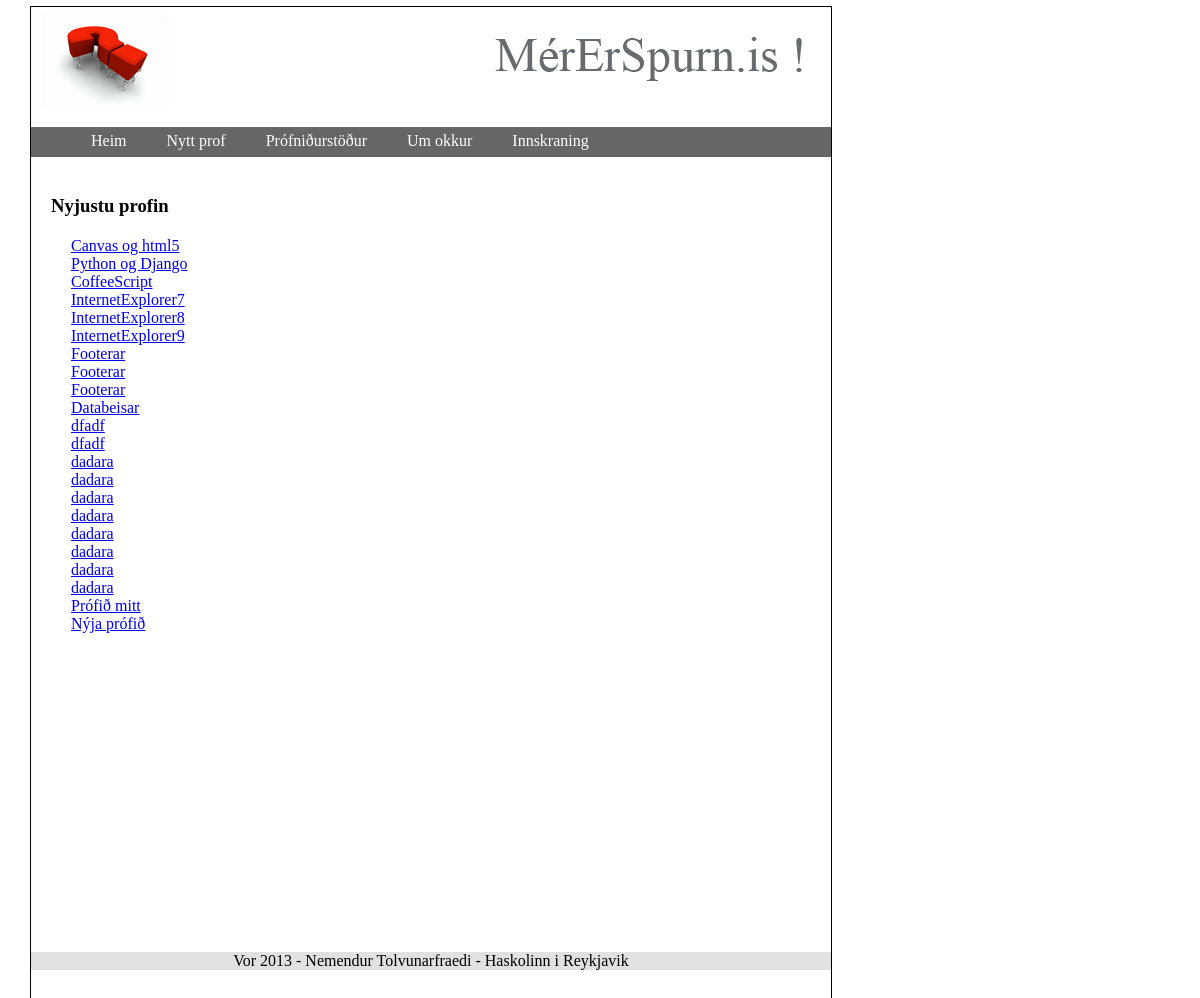
Before: / with the older database file.
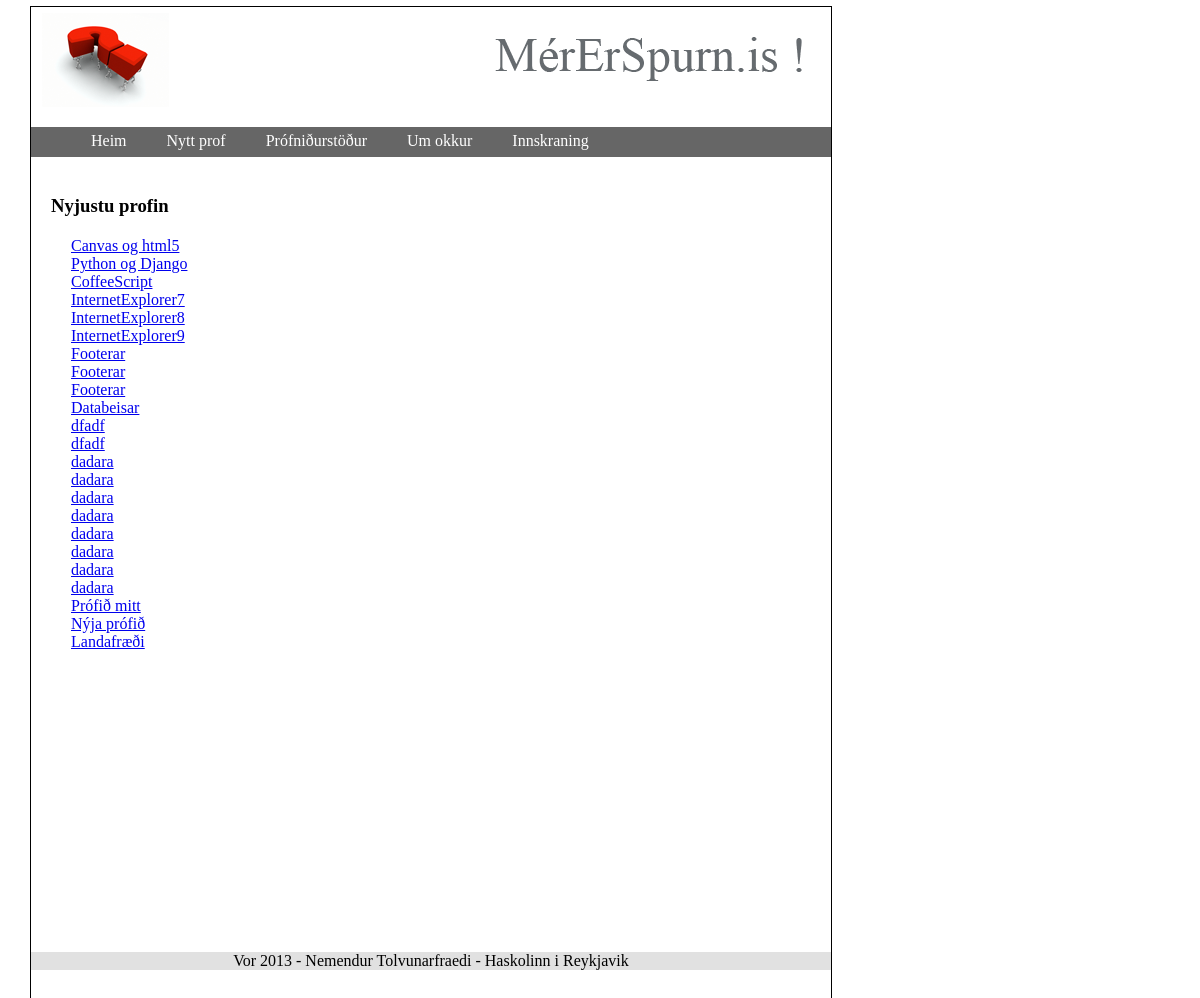
After: the same page with the newer database file.
### Exams/models.py (models this page shows)
class Exams(models.Model):
    name = models.CharField(max_length= 50)
    date_created = models.DateField(auto_now=True)
    date_opened = models.DateField()
    date_closed = models.DateField()

### Exams/views.py (the view)
# urls.py: url(r'^$', 'Exams.views.index', name='index'),
def index(request):
    all_exams = Exams.objects.all()
    currentuser = request.user
    mod = {"all_exams" : all_exams, "u" : currentuser, "loginout" : '/logout', "l" : "LogOut"}
    return render_to_response("index.html", mod)

### MyTestSite/templates/index.html (shortened to what this page needs)
<!DOCTYPE html>
<html>
    <head>
    {% load staticfiles %}
    <link rel="stylesheet" type="text/css" href="{% static "scripts/exams.css" %}"/>
    </head>
    <body>
       <img src="{% static "images/header.png" %}" alt="MerErSpurn logoid">
    <div class="menu">
        <ul class="horiz">
            <li>
                <a href="{% url index %}">Heim</a>
            </li>
            <li>
                <a href="/createxam">Nytt prof</span></a>
            </li>
            <li>
                <a href="accounts/login/results.html">Pr&oacute;fni&eth;urst&ouml;&eth;ur</a>
            </li>
            <li>
                <a href="{% url about %}">Um okkur</a>
            </li>
                {% if u.is_authenticated %}
            <li>
                <a href="{% url login %}">Velkominn {{u}}</a>
            </li>
            <li>
                <a href="{{ loginout }}">Skra ut</a>
            </li>
                {% else %}
            <li>
                <a href="{% url login %}">Innskraning</a>
            </li>
                {% endif %}
        </ul>
    </div>
    <br/>
    {% block content %}
    <div class="top_exams">
    <h3>Nyjustu profin</h3>
        <ul>
            {% for exam in all_exams %}
            <li><a href="/exam/{{exam.id}}">{{exam.name}}</a></li>
            {% endfor %}
        </ul>
     <div>
     {% endblock %}
        <footer>Vor 2013 - Nemendur Tolvunarfraedi - Haskolinn i Reykjavik</footer>
    </body>
</html>

Changed rows visible on the page:
added Exams: name "Landafræði"
